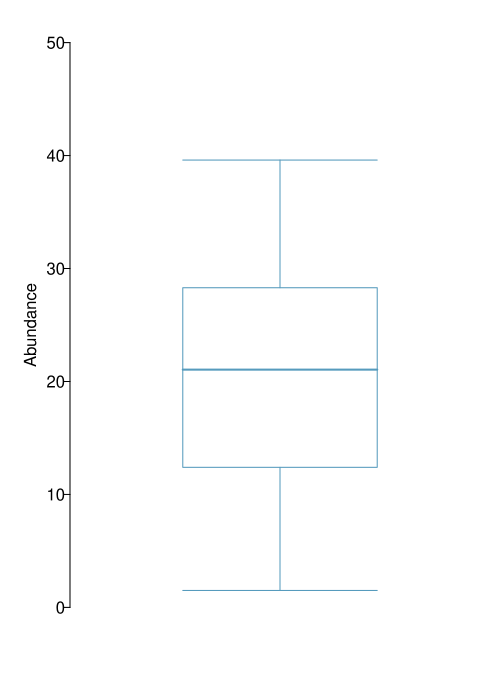

Source code (R):
library(openintro)
library(oibiostat)
data(forest.birds)
data(COL)

myPDF("forestbirdsAbundanceBox.pdf", 5, 7,
      mar = c(3.5, 3.5, 1, 0.5),
      mgp = c(1.5, 0.25, 0)
)

boxPlot(forest.birds$abundance,
        ylab = 'Abundance',
        ylim = c(0,50),
        pch = 19,
        pchCex = 1,
        lcol = COL[1],
        col = COL[1,3])

dev.off()
